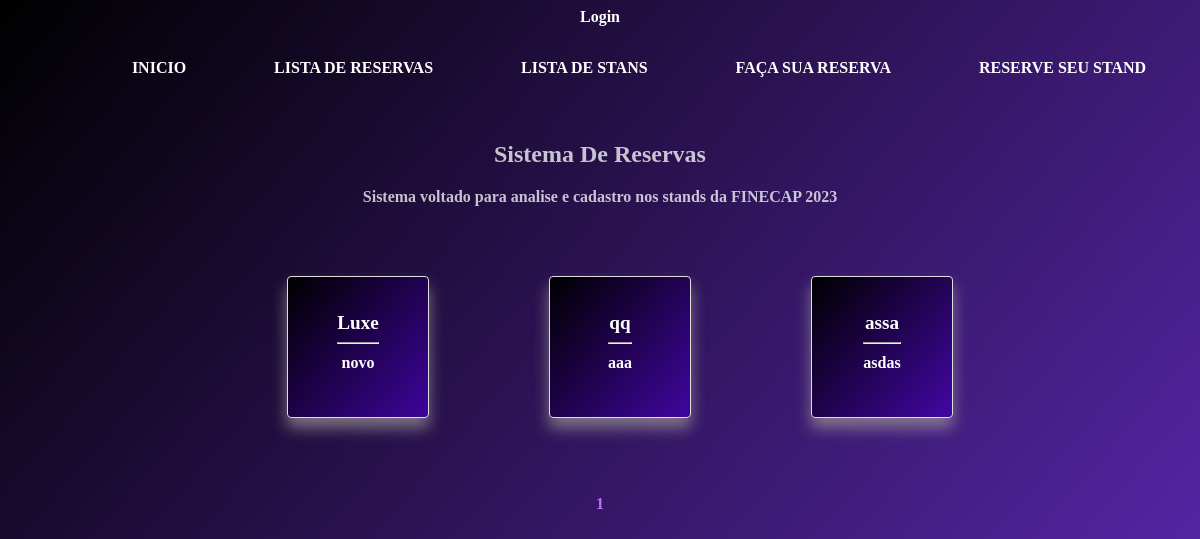
The page /reserva/ on the database its author committed.
### reservas/models.py (models this page shows, shortened)
class Reserva(models.Model):
    cnpj = models.CharField(max_length=50)
    nome_empresa = models.CharField(max_length=100)
    categoria_empresa = models.CharField(max_length=100)
    quitado = models.BooleanField()
    objects = models.Manager()

### reservas/views.py (the view)
# urls.py: path('reserva/', ReservaListView.as_view() ,name='lista_reserva'),
class ReservaListView(generic.ListView):
    model = Reserva
    template_name = 'core/reserva_list.html'
    context_object_name = 'reservas_list'
    paginate_by = 10

### reservas/templates/core/reserva_list.html (shortened to what this page needs)
{% extends 'base.html' %}
{% block center %}
<div class="cards-container">
    {% for reserva_item in reservas_list %}
        <ul>
            <a href="{% url 'reserva' pk=reserva_item.id %}">
                <li class="card">
                    <div>
                        <h3>{{ reserva_item.nome_empresa }} </h3>
                        <hr>
                        <p>{{reserva_item.categoria_empresa}}</p>
                    </div>
                </li>
            </a>
        </ul>
    {% endfor %}
</div>
<nav class="br-pagination" aria-label="Paginação de resultados" data-total="50" data-current="1" data-per-page="20">
    <div class="pagination-container">
        {% for i in page_obj.paginator.page_range %}
            {% if i == page_obj.number %}
            <a class="pagination-link" href="?page={{ i }}" style="color: rgb(191, 113, 255);">{{ i }}</a>
            {% else %}
                <a class="pagination-link" href="?page={{ i }}">{{ i }}</a>
            {% endif %}
        {% endfor %}
    </div>
</nav>
{% endblock center %}

### static/css/basecss.css (style rules this page uses)
body { background: rgb(0,0,0); background: linear-gradient(131deg, rgba(0,0,0,1) 0%, rgba(67,2,172,0.8431022067029936) 100%); font-weight:600; text-align:center !important; color: white; min-height: 98vh; }
a { text-decoration: none; color: aliceblue; margin: 3px; }

### reservas/templates/core/reserva_list.html (style rules this page uses)
body a { color: inherit; text-decoration: none; }
h3, p { word-wrap: break-word; }
.cards-container { display: flex; flex-wrap: wrap; justify-content: center; list-style: none; padding: 20px; }
.card { width: 100px; height: 100px; flex: 0 0 100px; border: 1px solid #ddd; border-radius: 4px; padding: 20px; margin-top: 0px; margin-bottom: 0px; margin-inline: 40px; box-shadow: 0 10px 15px rgba(154, 148, 148, 0.742); background-color: transparent; display: flex; flex-direction: column; align-items: center; justify-content: center; transition: box-shadow 1s; background: linear-gradient(131deg, rgba(0, 0, 0, 1) 0%, rgba(67, 2, 172, 0.8346988453584558) 100%); }
.card h3 { font-size: 1.2em; margin: 0; margin-bottom: 5px; }
.card p { font-size: 16px; margin: 10px 0; }
li { list-style-type: none; }
.pagination-container { display: flex; align-items: center; justify-content: center; margin: 20px; }

### rows shown on the page
Reserva: nome_empresa "Luxe", categoria_empresa "novo"
Reserva: nome_empresa "qq", categoria_empresa "aaa"
Reserva: nome_empresa "assa", categoria_empresa "asdas"

### other values the page prints
{{ i }} "1"
